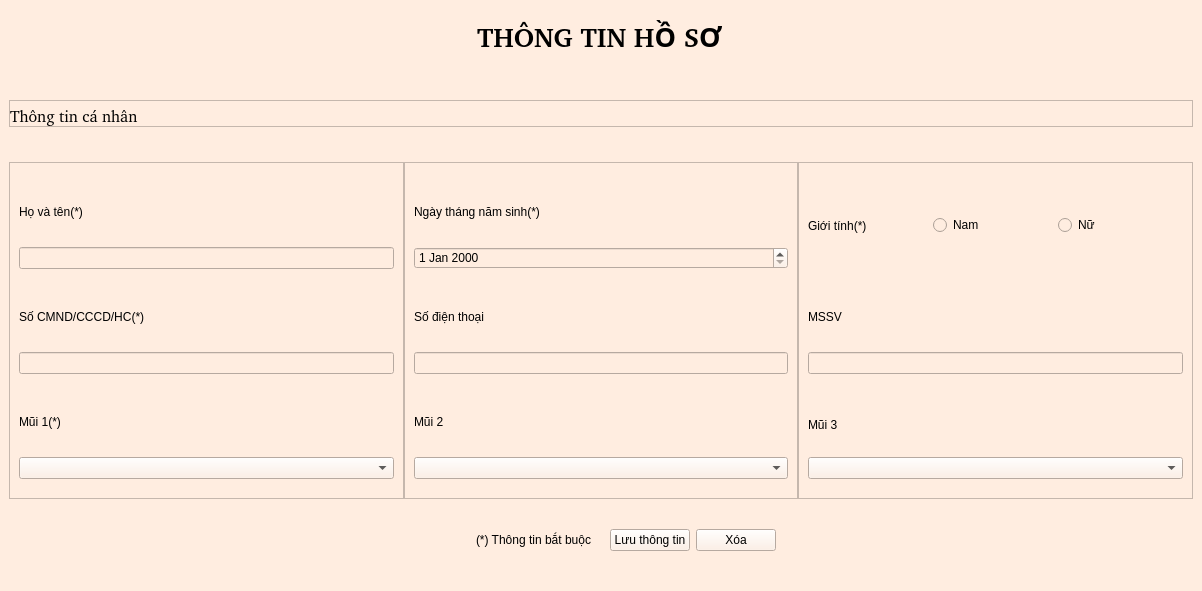
<?xml version="1.0" encoding="UTF-8"?>
<ui version="4.0">
 <class>Update</class>
 <widget class="QMainWindow" name="Update">
  <property name="geometry">
   <rect>
    <x>0</x>
    <y>0</y>
    <width>1202</width>
    <height>591</height>
   </rect>
  </property>
  <property name="windowTitle">
   <string>MainWindow</string>
  </property>
  <property name="styleSheet">
   <string notr="true">* {
background-color: #ffede0
}</string>
  </property>
  <widget class="QWidget" name="window">
   <layout class="QVBoxLayout" name="verticalLayout">
    <item alignment="Qt::AlignHCenter|Qt::AlignTop">
     <widget class="QWidget" name="lable_frame" native="true">
      <layout class="QVBoxLayout" name="verticalLayout_2">
       <item>
        <widget class="QLabel" name="Title_lable">
         <property name="font">
          <font>
           <family>#9Slide03 Montserrat Black</family>
           <pointsize>20</pointsize>
           <weight>75</weight>
           <bold>true</bold>
          </font>
         </property>
         <property name="text">
          <string>THÔNG TIN HỒ SƠ</string>
         </property>
        </widget>
       </item>
      </layout>
     </widget>
    </item>
    <item>
     <widget class="QWidget" name="mainFrame" native="true">
      <layout class="QVBoxLayout" name="verticalLayout_3" stretch="0,0">
       <property name="spacing">
        <number>35</number>
       </property>
       <property name="sizeConstraint">
        <enum>QLayout::SetDefaultConstraint</enum>
       </property>
       <property name="leftMargin">
        <number>0</number>
       </property>
       <property name="topMargin">
        <number>30</number>
       </property>
       <property name="rightMargin">
        <number>0</number>
       </property>
       <property name="bottomMargin">
        <number>15</number>
       </property>
       <item>
        <widget class="QFrame" name="titleFrame">
         <property name="sizePolicy">
          <sizepolicy hsizetype="Preferred" vsizetype="Preferred">
           <horstretch>0</horstretch>
           <verstretch>0</verstretch>
          </sizepolicy>
         </property>
         <property name="frameShape">
          <enum>QFrame::StyledPanel</enum>
         </property>
         <property name="frameShadow">
          <enum>QFrame::Raised</enum>
         </property>
         <layout class="QVBoxLayout" name="verticalLayout_4">
          <property name="spacing">
           <number>0</number>
          </property>
          <property name="leftMargin">
           <number>0</number>
          </property>
          <property name="topMargin">
           <number>5</number>
          </property>
          <property name="rightMargin">
           <number>0</number>
          </property>
          <property name="bottomMargin">
           <number>0</number>
          </property>
          <item>
           <widget class="QLabel" name="Left_lable">
            <property name="font">
             <font>
              <family>#9Slide03 Montserrat Medium</family>
              <pointsize>12</pointsize>
             </font>
            </property>
            <property name="text">
             <string>Thông tin cá nhân</string>
            </property>
           </widget>
          </item>
         </layout>
        </widget>
       </item>
       <item>
        <widget class="QFrame" name="btnFrame">
         <property name="sizePolicy">
          <sizepolicy hsizetype="Preferred" vsizetype="Expanding">
           <horstretch>0</horstretch>
           <verstretch>0</verstretch>
          </sizepolicy>
         </property>
         <property name="frameShape">
          <enum>QFrame::NoFrame</enum>
         </property>
         <property name="frameShadow">
          <enum>QFrame::Raised</enum>
         </property>
         <property name="lineWidth">
          <number>1</number>
         </property>
         <property name="midLineWidth">
          <number>1</number>
         </property>
         <layout class="QHBoxLayout" name="horizontalLayout_2">
          <property name="spacing">
           <number>0</number>
          </property>
          <property name="leftMargin">
           <number>0</number>
          </property>
          <property name="topMargin">
           <number>0</number>
          </property>
          <property name="rightMargin">
           <number>0</number>
          </property>
          <property name="bottomMargin">
           <number>0</number>
          </property>
          <item>
           <widget class="QFrame" name="card1">
            <property name="frameShape">
             <enum>QFrame::StyledPanel</enum>
            </property>
            <property name="frameShadow">
             <enum>QFrame::Raised</enum>
            </property>
            <layout class="QVBoxLayout" name="verticalLayout_5">
             <property name="spacing">
              <number>0</number>
             </property>
             <property name="leftMargin">
              <number>0</number>
             </property>
             <property name="topMargin">
              <number>10</number>
             </property>
             <property name="rightMargin">
              <number>0</number>
             </property>
             <property name="bottomMargin">
              <number>10</number>
             </property>
             <item>
              <widget class="QWidget" name="btn1" native="true">
               <layout class="QVBoxLayout" name="verticalLayout_8">
                <item>
                 <widget class="QLabel" name="lb1">
                  <property name="text">
                   <string>Họ và tên(*)</string>
                  </property>
                 </widget>
                </item>
                <item>
                 <widget class="QLineEdit" name="txt_name">
                  <property name="sizePolicy">
                   <sizepolicy hsizetype="Expanding" vsizetype="Fixed">
                    <horstretch>0</horstretch>
                    <verstretch>0</verstretch>
                   </sizepolicy>
                  </property>
                 </widget>
                </item>
               </layout>
              </widget>
             </item>
             <item>
              <widget class="QWidget" name="btn2" native="true">
               <layout class="QVBoxLayout" name="verticalLayout_9">
                <item>
                 <widget class="QLabel" name="lb2">
                  <property name="text">
                   <string>Số CMND/CCCD/HC(*)</string>
                  </property>
                 </widget>
                </item>
                <item>
                 <widget class="QLineEdit" name="txt_id"/>
                </item>
               </layout>
              </widget>
             </item>
             <item>
              <widget class="QWidget" name="btn3" native="true">
               <layout class="QVBoxLayout" name="verticalLayout_10">
                <item>
                 <widget class="QLabel" name="lb3">
                  <property name="text">
                   <string>Mũi 1(*)</string>
                  </property>
                 </widget>
                </item>
                <item>
                 <widget class="QComboBox" name="cbb_inject1"/>
                </item>
               </layout>
              </widget>
             </item>
            </layout>
           </widget>
          </item>
          <item>
           <widget class="QFrame" name="card2">
            <property name="frameShape">
             <enum>QFrame::StyledPanel</enum>
            </property>
            <property name="frameShadow">
             <enum>QFrame::Raised</enum>
            </property>
            <layout class="QVBoxLayout" name="verticalLayout_6">
             <property name="spacing">
              <number>0</number>
             </property>
             <property name="leftMargin">
              <number>0</number>
             </property>
             <property name="topMargin">
              <number>10</number>
             </property>
             <property name="rightMargin">
              <number>0</number>
             </property>
             <property name="bottomMargin">
              <number>10</number>
             </property>
             <item>
              <widget class="QWidget" name="btn4" native="true">
               <layout class="QVBoxLayout" name="verticalLayout_11">
                <item>
                 <widget class="QLabel" name="lb4">
                  <property name="text">
                   <string>Ngày tháng năm sinh(*)</string>
                  </property>
                 </widget>
                </item>
                <item>
                 <widget class="QDateEdit" name="txt_birthday"/>
                </item>
               </layout>
              </widget>
             </item>
             <item>
              <widget class="QWidget" name="btn5" native="true">
               <layout class="QVBoxLayout" name="verticalLayout_12">
                <item>
                 <widget class="QLabel" name="lb5">
                  <property name="text">
                   <string>Số điện thoại</string>
                  </property>
                 </widget>
                </item>
                <item>
                 <widget class="QLineEdit" name="txt_phone"/>
                </item>
               </layout>
              </widget>
             </item>
             <item>
              <widget class="QWidget" name="btn6" native="true">
               <layout class="QVBoxLayout" name="verticalLayout_13">
                <item>
                 <widget class="QLabel" name="lb6">
                  <property name="text">
                   <string>Mũi 2</string>
                  </property>
                 </widget>
                </item>
                <item>
                 <widget class="QComboBox" name="cbb_inject2"/>
                </item>
               </layout>
              </widget>
             </item>
            </layout>
           </widget>
          </item>
          <item>
           <widget class="QFrame" name="card3">
            <property name="frameShape">
             <enum>QFrame::StyledPanel</enum>
            </property>
            <property name="frameShadow">
             <enum>QFrame::Raised</enum>
            </property>
            <layout class="QVBoxLayout" name="verticalLayout_7">
             <property name="spacing">
              <number>0</number>
             </property>
             <property name="leftMargin">
              <number>0</number>
             </property>
             <property name="topMargin">
              <number>10</number>
             </property>
             <property name="rightMargin">
              <number>0</number>
             </property>
             <property name="bottomMargin">
              <number>10</number>
             </property>
             <item>
              <widget class="QWidget" name="btn7" native="true">
               <layout class="QHBoxLayout" name="horizontalLayout_3">
                <property name="spacing">
                 <number>0</number>
                </property>
                <property name="leftMargin">
                 <number>9</number>
                </property>
                <property name="topMargin">
                 <number>0</number>
                </property>
                <property name="bottomMargin">
                 <number>0</number>
                </property>
                <item>
                 <widget class="QLabel" name="lb7">
                  <property name="text">
                   <string>Giới tính(*)</string>
                  </property>
                 </widget>
                </item>
                <item>
                 <widget class="QRadioButton" name="rd_male">
                  <property name="text">
                   <string>Nam</string>
                  </property>
                 </widget>
                </item>
                <item>
                 <widget class="QRadioButton" name="rd_female">
                  <property name="text">
                   <string>Nữ</string>
                  </property>
                 </widget>
                </item>
               </layout>
              </widget>
             </item>
             <item>
              <widget class="QWidget" name="btn8" native="true">
               <layout class="QVBoxLayout" name="verticalLayout_15">
                <item>
                 <widget class="QLabel" name="lb8">
                  <property name="text">
                   <string>MSSV</string>
                  </property>
                 </widget>
                </item>
                <item>
                 <widget class="QLineEdit" name="txt_mssv"/>
                </item>
               </layout>
              </widget>
             </item>
             <item>
              <widget class="QWidget" name="btn9" native="true">
               <layout class="QVBoxLayout" name="verticalLayout_16">
                <property name="spacing">
                 <number>0</number>
                </property>
                <item>
                 <widget class="QLabel" name="lb9">
                  <property name="text">
                   <string>Mũi 3</string>
                  </property>
                 </widget>
                </item>
                <item>
                 <widget class="QComboBox" name="cbb_inject3"/>
                </item>
               </layout>
              </widget>
             </item>
            </layout>
           </widget>
          </item>
         </layout>
        </widget>
       </item>
      </layout>
     </widget>
    </item>
    <item alignment="Qt::AlignBottom">
     <widget class="QWidget" name="Button_frame" native="true">
      <layout class="QHBoxLayout" name="horizontalLayout">
       <property name="spacing">
        <number>0</number>
       </property>
       <property name="leftMargin">
        <number>0</number>
       </property>
       <property name="topMargin">
        <number>0</number>
       </property>
       <property name="rightMargin">
        <number>0</number>
       </property>
       <property name="bottomMargin">
        <number>22</number>
       </property>
       <item alignment="Qt::AlignRight">
        <widget class="QWidget" name="widget" native="true">
         <layout class="QHBoxLayout" name="horizontalLayout_4">
          <item>
           <widget class="QLabel" name="Button_lable">
            <property name="text">
             <string>(*) Thông tin bắt buộc</string>
            </property>
           </widget>
          </item>
         </layout>
        </widget>
       </item>
       <item alignment="Qt::AlignLeft">
        <widget class="QWidget" name="widget_2" native="true">
         <layout class="QHBoxLayout" name="horizontalLayout_5">
          <item>
           <widget class="QPushButton" name="btn_save">
            <property name="text">
             <string>Lưu thông tin</string>
            </property>
           </widget>
          </item>
          <item>
           <widget class="QPushButton" name="btn_delete">
            <property name="text">
             <string>Xóa</string>
            </property>
           </widget>
          </item>
         </layout>
        </widget>
       </item>
      </layout>
     </widget>
    </item>
   </layout>
  </widget>
 </widget>
 <resources/>
 <connections/>
</ui>
